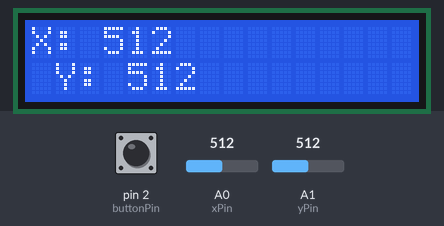
Bench run of a sketch on a simulated Arduino Uno, built with avr-gcc and run on an emulated ATmega328P. On the bench: 16×2 character LCD. The inputs (shaded band) are chosen by the test bench; at power-on: A0 (xPin) = 512, A1 (yPin) = 512, pin 2 (buttonPin) HIGH.

Above: at 1.2 s.
1.3 s: A0 (xPin) set to 716
At 1.58 s:
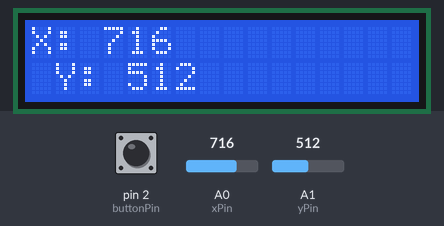
4.2 s: A1 (yPin) set to 716
At 4.48 s:
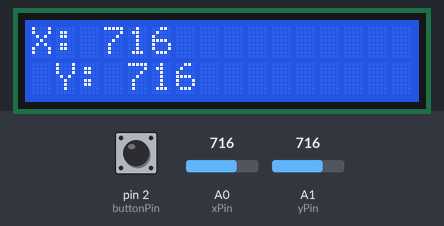
5.7 s: A0 (xPin) set to 900
At 5.99 s:
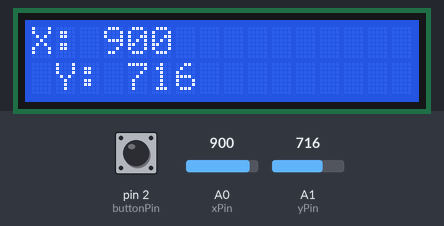
7.2 s: A1 (yPin) set to 900
At 7.5 s:
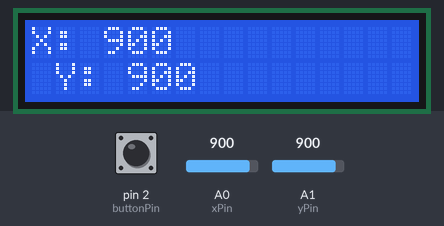
8.7 s: A0 (xPin) set to 1023
At 9.02 s:
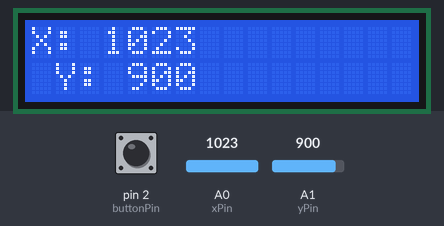
10.2 s: A1 (yPin) set to 1023
At 10.48 s:
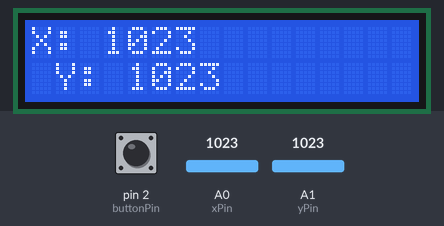
Timing chart, 0 to 12.8 s (numbered marks = the images above; inputs shaded):
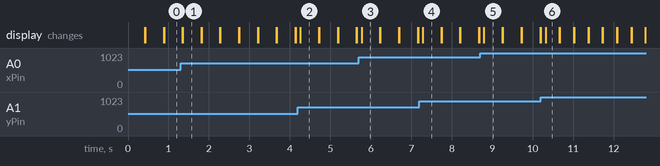

Measured:
- after the input at 1.3 s, the display: first differs from a run without the input after 0.06 s (image 1)
- after the input at 4.2 s, the display: changes after 0.06 s (image 2)
- after the input at 5.7 s, the display: changes after 0.07 s (image 3)
- after the input at 7.2 s, the display: changes after 0.08 s (image 4)
- after the input at 8.7 s, the display: changes after 0.09 s (image 5)
- after the input at 10.2 s, the display: first differs from a run without the input after 0.12 s (image 6)
- what the display in image 1 shows lasts 0.4 s, from 1.4 s to 1.8 s

The sketch:

gamepad_version_1.ino
```cpp
#include <LiquidCrystal_I2C.h>

LiquidCrystal_I2C lcd(0x27, 16,2);

const int xPin = A0;
const int yPin = A1;
const int buttonPin = 2;

int xPosition = 0;
int yPosition = 0;
int buttonState = 0;

void setup() {
  Serial.begin(9600);

  pinMode(xPin, INPUT);
  pinMode(yPin, INPUT);

  pinMode(buttonPin, INPUT_PULLUP);

  lcd.init();
  lcd.backlight();
}

void loop() {
  // Считываем показания с джойстика
  xPosition = analogRead(xPin);
  yPosition = analogRead(yPin);
  buttonState = digitalRead(buttonPin);
  lcd.setCursor(0, 0);
  lcd.print("X: " + String(xPosition));
  lcd.setCursor(1, 1);
  lcd.print("Y: " + String(yPosition));

  delay(100); // добавляем задержку между считыванием данных
  lcd.clear();
}
```
